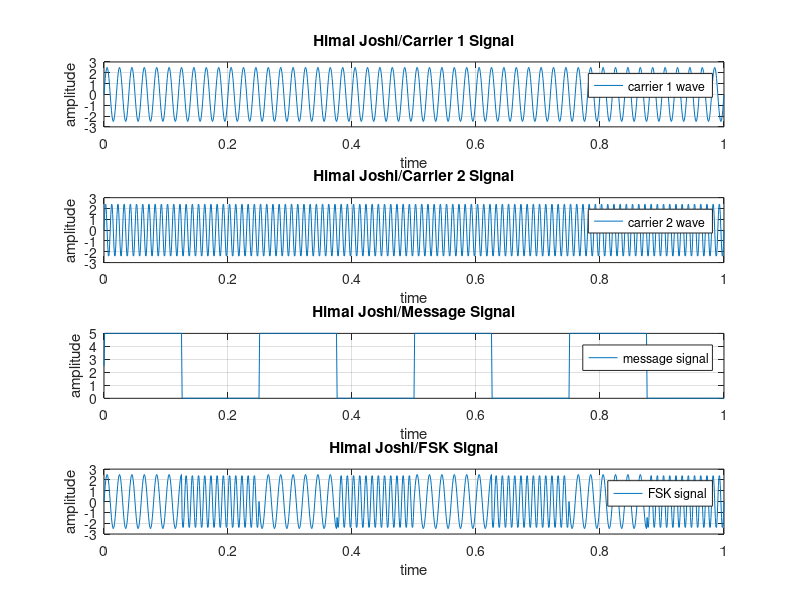

The MATLAB source for this figure:
clc;
clear all;
close all;

Amp = 5;
fp = 4;
fc1 = 50;
fc2 = 100;
t = 0 : 0.001 : 1;

c1 = (Amp/2) * sin(2 * pi * fc1 * t);
c2 = (Amp/2) * sin(2 * pi * fc2 * t);

subplot(4, 1, 1);
plot(t, c1);
grid on;
xlabel('time');
ylabel('amplitude');
title('Himal Joshi/Carrier 1 Signal');
legend("carrier 1 wave");

subplot(4, 1, 2);
plot(t, c2);
grid on;
xlabel('time');
ylabel('amplitude');
title('Himal Joshi/Carrier 2 Signal');
legend("carrier 2 wave");

m = (Amp/2) * (sign(sin(2 * pi * fp * t)) + 1);

subplot(4, 1, 3);
plot(t, m);
grid on;
xlabel('time');
ylabel('amplitude');
title('Himal Joshi/Message Signal');
legend("message signal");

a = zeros(size(t)); 
for i = 1:length(t)
    if m(i) == 0
        a(i) = c2(i);
    else
        a(i) = c1(i); 
    end
end

subplot(4, 1, 4);
plot(t, a);
grid on;
xlabel('time');
ylabel('amplitude');
title('Himal Joshi/FSK Signal');
legend("FSK signal");